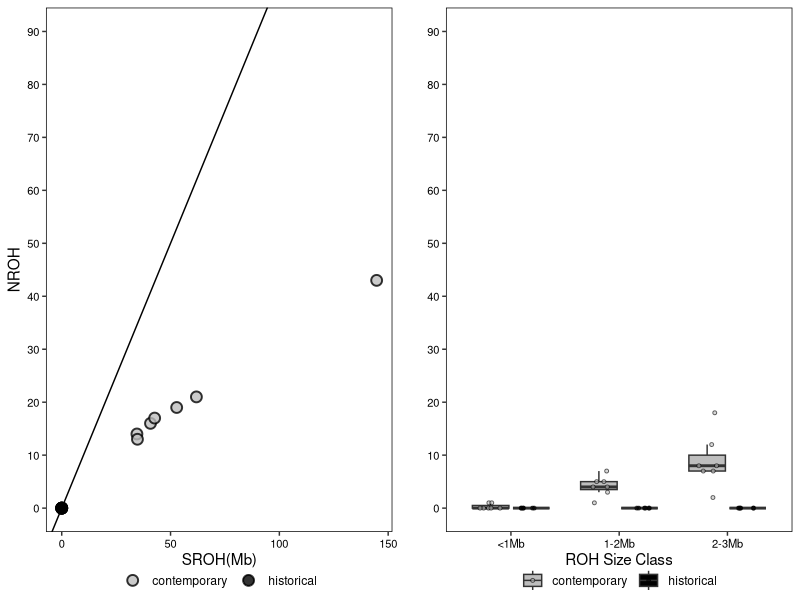

Source code (R):
## ---- chunk 1
knitr::opts_chunk$set(echo = TRUE)
library(ggplot2)
library(dplyr)
library(tidyr)
library(ggpubr)
## ---- chunk 2
setwd("/Users/abc6435/Desktop/KROH/data/roh")
data <- read.table("KIWA_roh_sum_0.5MB.txt", header=TRUE, sep = " ")
data$sample <- rownames(data)
rownames(data) <- NULL
data[1:7,1] <- "contemporary"
data[8:13,1] <- "historical"

A <- data[,c(1, 16, 2:3)]
colnames(A) <- c("pop", "sample", "nroh", "sroh")
A$class <- "<1Mb"

B <- data[,c(1, 16, 4:5)]
colnames(B) <- c("pop", "sample", "nroh", "sroh")
B$class <- "1-2Mb"

C <- data[,c(1, 16, 6:7)]
colnames(C) <- c("pop", "sample", "nroh", "sroh")
C$class <- "2-3Mb"

D <- data[,c(1, 16, 8:9)]
colnames(D) <- c("pop", "sample", "nroh", "sroh")
D$class <- "3-4Mb"

E <- data[,c(1, 16, 10:11)]
colnames(E) <- c("pop", "sample", "nroh", "sroh")
E$class <- "4-5Mb"

F <- data[,c(1, 16, 12:13)]
colnames(F) <- c("pop", "sample", "nroh", "sroh")
F$class <- ">5Mb"

data_t <- rbind(A,B,C)

T <- data[,c(1, 16, 14:15)]
colnames(T) <- c("pop", "sample", "nroh", "sroh")
## ---- chunk 3
leg <- c("contemporary" = "gray","historical" = "black")

nroh_sroh <- ggplot(T, aes(x=sroh/(1e6), y=nroh)) + 
  geom_point(shape = 21, size = 3, alpha = 0.8,
             colour = "black", stroke = 1, aes(fill=pop)) +
  scale_fill_manual(values=alpha(leg, 1.0)) +
  xlab("SROH(Mb)") + 
  ylab("NROH") +
  scale_y_continuous(breaks = seq(0, 90, 10), limits = c(0,90)) +
  geom_abline(slope=1, intercept = 0) +
  theme(
    axis.text.x = element_text(size=8, color="black"),
    axis.text.y = element_text(size=8, color="black"),
    panel.background = element_blank(), 
    panel.grid.major = element_blank(), 
    panel.grid.minor = element_blank(),
    panel.border = element_rect(color = "black", fill=NA), 
    legend.key = element_blank(),
    legend.title = element_blank(),
    legend.position = "bottom",
    legend.margin = margin(0,0,0,0),
    legend.box.spacing = unit(0, "pt"))

roh_class <- ggplot(data_t, aes(x=class, y=nroh)) + 
  geom_boxplot(aes(fill=pop), outlier.shape = NA) + 
  geom_jitter(position = position_jitterdodge(jitter.width=0.2),
              pch=21, size=1, stroke=0.5, alpha=0.6, aes(fill=pop)) +
  scale_fill_manual(values=leg) +
  xlab("ROH Size Class") + 
  ylab("") +
  scale_y_continuous(breaks = seq(0, 90, 10), limits = c(0,90)) +
  theme(
    axis.text.x = element_text(size=8, color="black"),
    axis.text.y = element_text(size=8, color="black"),
    panel.background = element_blank(), 
    panel.grid.major = element_blank(), 
    panel.grid.minor = element_blank(),
    panel.border = element_rect(color = "black", fill=NA), 
    legend.key = element_blank(),
    legend.title = element_blank(),
    legend.position = "bottom",
    legend.margin = margin(0,0,0,0),
    legend.box.spacing = unit(0, "pt"))
## ---- chunk 4
roh_figure <- ggarrange(nroh_sroh, roh_class, nrow=1, ncol=2)
ggsave("roh.png", plot=roh_figure, path ="/Users/abc6435/Desktop",
       width = 5, height = 2.5, units = "in", dpi = 300)
